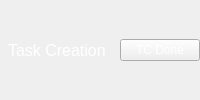
                                      <widget class="QFrame" name="faculty_ss_right_bot_Ftcreation">
                                       <property name="styleSheet">
                                        <string notr="true">QFrame{
border: 0;
}</string>
                                       </property>
                                       <property name="frameShape">
                                        <enum>QFrame::StyledPanel</enum>
                                       </property>
                                       <property name="frameShadow">
                                        <enum>QFrame::Raised</enum>
                                       </property>
                                       <layout class="QHBoxLayout" name="horizontalLayout_faculty_ss_right_bot_Ftcreation">
                                        <property name="spacing">
                                         <number>0</number>
                                        </property>
                                        <property name="leftMargin">
                                         <number>0</number>
                                        </property>
                                        <property name="topMargin">
                                         <number>0</number>
                                        </property>
                                        <property name="rightMargin">
                                         <number>0</number>
                                        </property>
                                        <property name="bottomMargin">
                                         <number>0</number>
                                        </property>
                                        <item>
                                         <widget class="QLabel" name="faculty_ss_tcreationLabel">
                                          <property name="styleSheet">
                                           <string notr="true">QLabel{
color: white;
font-size: 12pt;
margin-left: 4px;
border:0 ;
}</string>
                                          </property>
                                          <property name="text">
                                           <string>Task Creation</string>
                                          </property>
                                         </widget>
                                        </item>
                                        <item alignment="Qt::AlignRight">
                                         <widget class="QFrame" name="faculty_ss_right_bot_tcreation_Fright">
                                          <property name="frameShape">
                                           <enum>QFrame::StyledPanel</enum>
                                          </property>
                                          <property name="frameShadow">
                                           <enum>QFrame::Raised</enum>
                                          </property>
                                          <layout class="QHBoxLayout" name="horizontalLayout_faculty_ss_right_bot_tcreation_Fright">
                                           <property name="spacing">
                                            <number>2</number>
                                           </property>
                                           <property name="leftMargin">
                                            <number>0</number>
                                           </property>
                                           <property name="topMargin">
                                            <number>0</number>
                                           </property>
                                           <property name="rightMargin">
                                            <number>0</number>
                                           </property>
                                           <property name="bottomMargin">
                                            <number>0</number>
                                           </property>
                                           <item>
                                            <widget class="QPushButton" name="faculty_ss_right_top_tcreation_right_okCreationButton">
                                             <property name="styleSheet">
                                              <string notr="true">color: white;</string>
                                             </property>
                                             <property name="text">
                                              <string>TC Done</string>
                                             </property>
                                            </widget>
                                           </item>
                                          </layout>
                                         </widget>
                                        </item>
                                       </layout>
                                      </widget>
